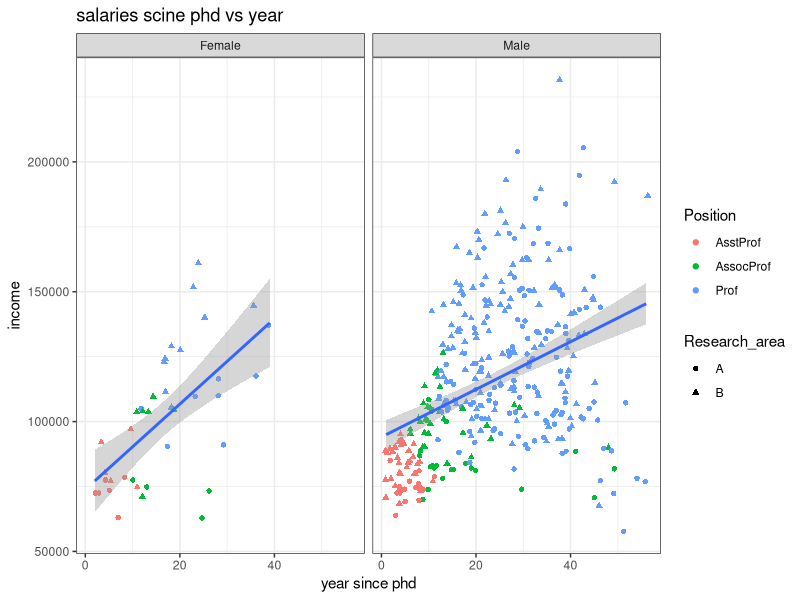
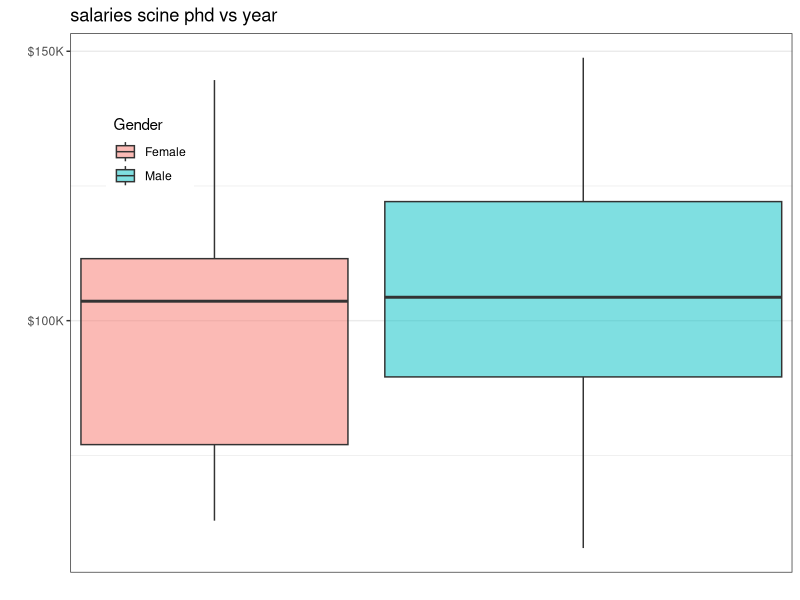

Write the R code that produced these figures, in order.
install.packages("car")
library(car)
library(tidyverse)

theme_set(theme_bw())
head(Salaries)

Salaries %>% 
  ggplot(aes(x=yrs.since.phd,
             y=salary))+
  geom_jitter(aes(color=rank, shape= discipline))+
  geom_smooth(method = lm)+
  facet_wrap(~sex)+
  labs(title="salaries scine phd vs year",
       x="year since phd",
       y="income",
       color= "Position",
       shape="Research_area")


Salaries %>% 
  filter(salary< 150000) %>% 
  ggplot(aes(x=yrs.since.phd,
             y=salary,
             fill=sex))+
  geom_boxplot(alpha= 0.5)+
  scale_x_discrete(breaks=c("AsstProf",  "AssocProf", 
                            "Prof"),
                   labels=c("Assistat\nProfessor", 
                          "Associate\nProfessor",
                          "Full\nProfessor"))+
  scale_y_continuous(breaks = c(50000, 100000, 
                                150000, 200000),
                     labels = c("$50K", "$100K",
                                "$150K","$200K"))+
  labs(title="salaries scine phd vs year",
       x="",
       y="",
       fill= "Gender")+
  theme(legend.position = c(.11,.78),
        axis.text.x = element_text(angle = 45, hjust = 1))




